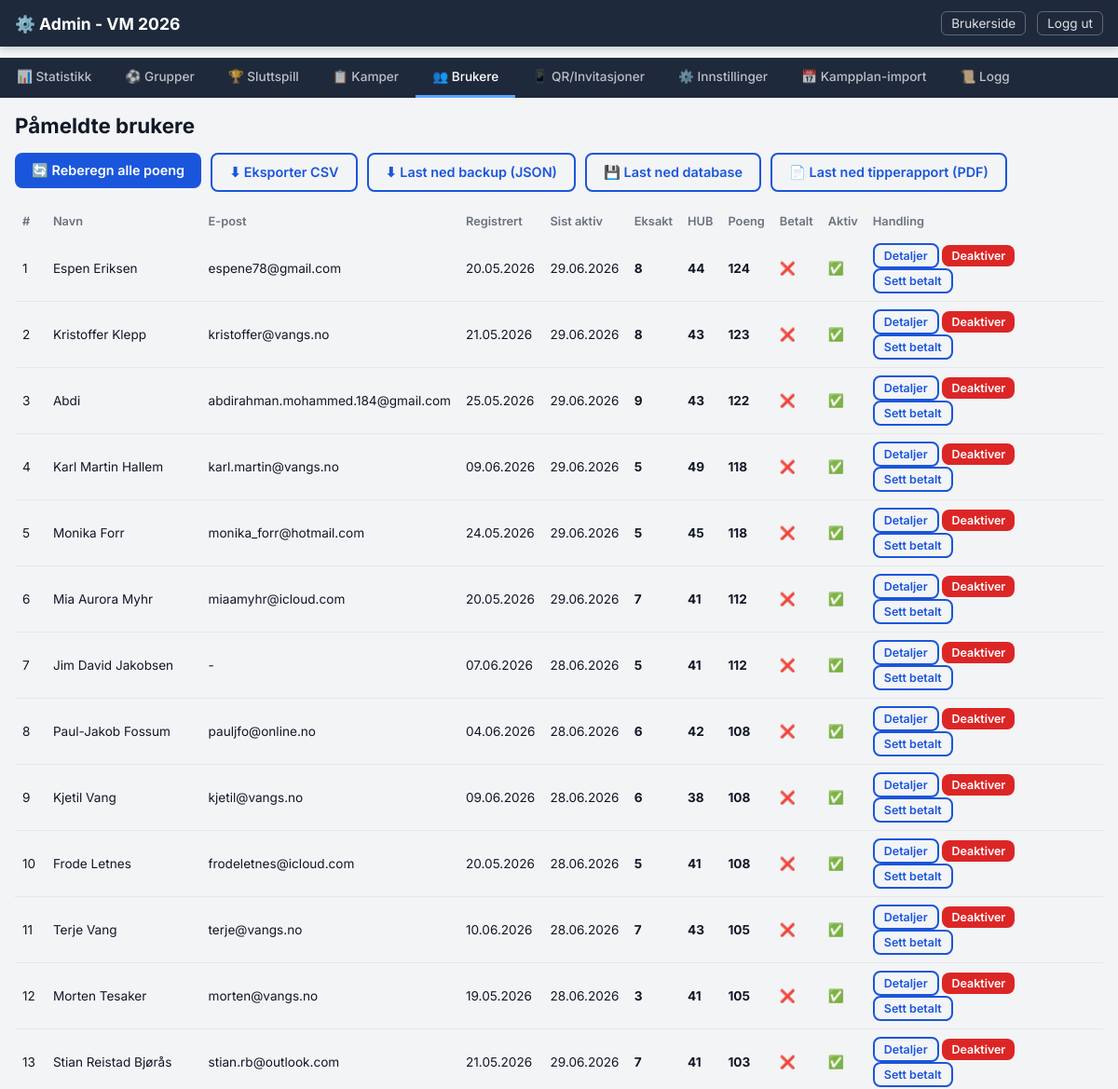
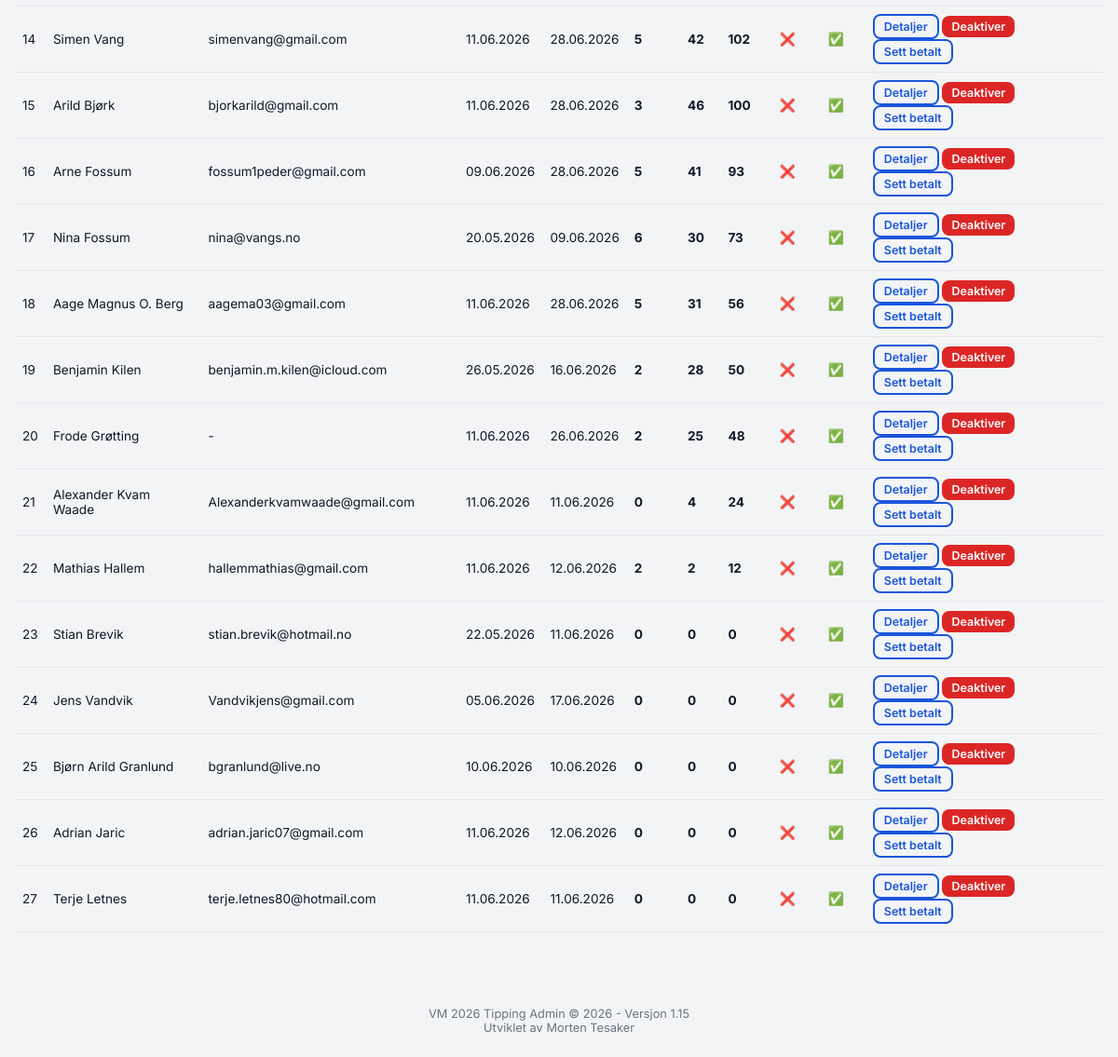
/admin/tab/users (signed in), run on the app's committed database (2 pictures, top to bottom).
### models.py (models this page shows)
class User(db.Model):
    __tablename__ = "users"
    id = db.Column(db.Integer, primary_key=True)
    name = db.Column(db.String(100), nullable=False)
    email = db.Column(db.String(200), nullable=True)
    token = db.Column(db.String(64), unique=True, nullable=False)
    created_at = db.Column(db.DateTime, default=now_utc)
    last_seen_at = db.Column(db.DateTime, nullable=True)
    is_active = db.Column(db.Boolean, default=True)
    has_paid = db.Column(db.Boolean, default=False)
    anonymous_label = db.Column(db.String(50), nullable=True)  # "Spiller 1" etc.
    predictions = db.relationship("UserPrediction", back_populates="user", lazy="dynamic")
    group_predictions = db.relationship("GroupPrediction", back_populates="user", lazy="dynamic")
    score_caches = db.relationship("ScoreCache", back_populates="user", lazy="dynamic")

class ScoreCache(db.Model):
    __tablename__ = "score_cache"
    id = db.Column(db.Integer, primary_key=True)
    user_id = db.Column(db.Integer, db.ForeignKey("users.id"), nullable=False)
    category = db.Column(db.String(50), nullable=False)
    points = db.Column(db.Integer, default=0)
    recalculated_at = db.Column(db.DateTime, default=now_utc)
    user = db.relationship("User", back_populates="score_caches")
    __table_args__ = (db.UniqueConstraint("user_id", "category", name="uix_score_user_cat"),)

### routes_admin.py (the view, shortened to what this page needs)
@admin_bp.route("/tab/<tab>")
def tab(tab):
    if not admin_required():
        return redirect(url_for("admin.login"))
    groups = Group.query.order_by(Group.name).all()
    teams = Team.query.order_by(Team.name).all()
    group_matches = Match.query.filter_by(phase="group").order_by(Match.match_number).all()
    knockout_matches = Match.query.filter_by(phase="knockout").order_by(Match.match_number).all()
    all_matches = Match.query.order_by(Match.match_number).all()
    users = User.query.order_by(User.created_at.desc()).all()
    invite_tokens = InviteToken.query.order_by(InviteToken.created_at.desc()).all()
    standings_by_group = {}
    for group in groups:
        st = GroupStanding.query.filter_by(group_id=group.id).all()
        if st:
            standings_by_group[group.id] = sorted(st, key=lambda s: s.rank or 99)
    comp_settings = {s.key: s.value for s in CompetitionSetting.query.all()}
    score_settings = {s.key: s.value for s in ScoreSetting.query.all()}
    prize_summary = get_prize_pool_summary()
    scoreboard = get_scoreboard()
    statistics = get_statistics()
    audit_logs = AdminAuditLog.query.order_by(AdminAuditLog.id.desc()).limit(200).all()
    return render_template("admin.html",
        active_tab=tab,
        groups=groups,
        teams=teams,
        group_matches=group_matches,
        knockout_matches=knockout_matches,
        all_matches=all_matches,
        users=users,
        invite_tokens=invite_tokens,
        standings_by_group=standings_by_group,
        comp_settings=comp_settings,
        prize_summary=prize_summary,
        score_settings=score_settings,
        default_scores=DEFAULT_SCORES,
        scoreboard=scoreboard,
        statistics=statistics,
        audit_logs=audit_logs,
    )

### models.py (called while the page is built)
    @property
    def rank(self):
        return self.manual_rank_override if self.manual_rank_override is not None else self.calculated_rank

    @classmethod
    def get(cls, key, default=None):
        row = cls.query.filter_by(key=key).first()
        if row:
            try:
                return int(row.value)
            except (ValueError, TypeError):
                return row.value
        return default

    @classmethod
    def get(cls, key, default=None):
        row = cls.query.filter_by(key=key).first()
        return row.value if row else default

### routes_admin.py (called while the page is built)
def admin_required():
    return session.get("admin_logged_in") is True

### scoring.py (called while the page is built)
def get_score_settings():
    settings = {}
    for k, v in DEFAULT_SCORES.items():
        settings[k] = ScoreSetting.get(k, v)
    return settings

def get_prize_pool_summary():
    raw_entry_fee = CompetitionSetting.get("entry_fee", "250")
    try:
        entry_fee = int(float(raw_entry_fee))
    except (ValueError, TypeError):
        entry_fee = 250
    entry_fee = max(0, entry_fee)
    participants = User.query.filter_by(is_active=True).count()
    gross_amount = participants * entry_fee
    admin_fee_percent = 9
    net_amount = gross_amount * (100 - admin_fee_percent) / 100.0
    if net_amount <= 0:
        prize_pool = 0
    else:
        prize_pool = int(math.ceil(net_amount / 25.0) * 25)
    return {
        "entry_fee": entry_fee,
        "participants": participants,
        "gross_amount": gross_amount,
        "admin_fee_percent": admin_fee_percent,
        "net_amount": int(round(net_amount)),
        "prize_pool": prize_pool,
    }

def calc_hub(home, away):
    if home > away:
        return "H"
    elif home == away:
        return "U"
    else:
        return "B"

def get_user_total_points(user_id):
    result = db.session.query(func.sum(ScoreCache.points)).filter_by(user_id=user_id).scalar()
    return result or 0

def get_user_score_breakdown(user_id):
    caches = ScoreCache.query.filter_by(user_id=user_id).all()
    breakdown = {k: 0 for k in SCORE_KEYS}
    for c in caches:
        if c.category in breakdown:
            breakdown[c.category] = c.points
    return breakdown

### templates/admin.html (shortened to what this page needs)
<!DOCTYPE html>
<html lang="no">
<head>
  <link rel="stylesheet" href="{{ url_for('static', filename='style.css') }}">
</head>
<body>
  <nav class="navbar admin-navbar">
    <div class="navbar-inner">
      <a href="{{ url_for('admin.tab', tab='groups') }}" class="navbar-brand">⚙️ Admin - VM 2026</a>
      <div class="navbar-links">
        <a href="{{ url_for('user.index') }}" class="nav-link-small">Brukerside</a>
        <a href="{{ url_for('admin.logout') }}" class="nav-link-small">Logg ut</a>
      </div>
    </div>
  </nav>
  <div class="admin-tab-bar">
    {% set tabs = [
      ('statistics', '📊 Statistikk'),
      ('groups', '⚽ Grupper'),
      ('knockout', '🏆 Sluttspill'),
      ('matches', '📋 Kamper'),
      ('users', '👥 Brukere'),
      ('qr', '📱 QR/Invitasjoner'),
      ('settings', '⚙️ Innstillinger'),
      ('schedule', '📅 Kampplan-import'),
      ('log', '📜 Logg'),
    ] %}
    {% for tab_id, tab_label in tabs %}
    <a href="{{ url_for('admin.tab', tab=tab_id) }}"
       class="admin-tab-link {% if active_tab == tab_id %}active{% endif %}">
      {{ tab_label }}
    </a>
    {% endfor %}
  </div>
  <main class="admin-main">
  {% if active_tab == 'users' %}
  <div class="admin-section">
    <h2>Påmeldte brukere</h2>
    <div class="admin-actions">
      <form method="POST" action="{{ url_for('admin.recalculate') }}" style="display:inline">
        <button type="submit" class="btn btn-primary">🔄 Reberegn alle poeng</button>
      </form>
      <a href="{{ url_for('admin.export_users') }}" class="btn btn-outline">⬇ Eksporter CSV</a>
      <a href="{{ url_for('admin.export_backup_json') }}" class="btn btn-outline">⬇ Last ned backup (JSON)</a>
      <a href="{{ url_for('admin.export_database') }}" class="btn btn-outline">💾 Last ned database</a>
      <a href="{{ url_for('admin.all_users_report_pdf') }}" class="btn btn-outline">📄 Last ned tipperapport (PDF)</a>
    </div>
    {% if scoreboard %}
    <table class="admin-table">
      <thead>
        <tr><th>#</th><th>Navn</th><th>E-post</th><th>Registrert</th><th>Sist aktiv</th><th>Eksakt</th><th>HUB</th><th>Poeng</th><th>Betalt</th><th>Aktiv</th><th>Handling</th></tr>
      </thead>
      <tbody>
        {% for entry in scoreboard %}
        <tr>
          <td>{{ entry.rank }}</td>
          <td>{{ entry.user.name }}</td>
          <td>{{ entry.user.email or '-' }}</td>
          <td>{{ entry.user.created_at.strftime('%d.%m.%Y') if entry.user.created_at else '-' }}</td>
          <td>{{ entry.user.last_seen_at.strftime('%d.%m.%Y') if entry.user.last_seen_at else '-' }}</td>
          <td><strong>{{ entry.exact_hits }}</strong></td>
          <td><strong>{{ entry.hub_hits }}</strong></td>
          <td><strong>{{ entry.points }}</strong></td>
          <td>{{ '✅' if entry.user.has_paid else '❌' }}</td>
          <td>{{ '✅' if entry.user.is_active else '❌' }}</td>
          <td>
            <a href="{{ url_for('admin.user_detail', user_id=entry.user.id, tab='points') }}" class="btn btn-xs btn-outline">Detaljer</a>
            {% if entry.user.is_active %}
            <form method="POST" action="{{ url_for('admin.deactivate_user', user_id=entry.user.id) }}" style="display:inline">
              <button type="submit" class="btn btn-xs btn-danger" onclick="return confirm('Deaktivere bruker?')">Deaktiver</button>
            </form>
            {% endif %}
            <form method="POST" action="{{ url_for('admin.toggle_paid', user_id=entry.user.id) }}" style="display:inline">
              <button type="submit" class="btn btn-xs btn-outline">{{ 'Fjern betalt' if entry.user.has_paid else 'Sett betalt' }}</button>
            </form>
          </td>
        </tr>
        {% endfor %}
      </tbody>
    </table>
    {% else %}
    <p>Ingen brukere registrert ennå.</p>
    {% endif %}
  </div>
  {% endif %}
  </main>
  <footer class="footer">
    <p>VM 2026 Tipping Admin &copy; 2026 - Versjon {{ app_version }}</p>
    <p>Utviklet av Morten Tesaker</p>
  </footer>
</body>
</html>

### static/style.css (style rules this page uses)
:root { --primary: #1a56db; --primary-dark: #1239a6; --secondary: #6b7280; --success: #059669; --danger: #dc2626; --warning: #d97706; --bg: #f3f4f6; --card-bg: #ffffff; --text: #111827; --text-light: #6b7280; --border: #e5e7eb; --radius: 12px; --radius-sm: 8px; --shadow: 0 2px 8px rgba(0,0,0,0.08); --shadow-lg: 0 4px 24px rgba(0,0,0,0.12); --font: 'Inter', -apple-system, BlinkMacSystemFont, sans-serif; }
* { box-sizing: border-box; margin: 0; padding: 0; }
body { font-family: var(--font); background: var(--bg); color: var(--text); min-height: 100vh; }
.navbar { background: var(--primary); color: white; position: sticky; top: 0; z-index: 100; box-shadow: 0 2px 8px rgba(0,0,0,0.2); }
.admin-navbar { background: #1e293b; }
.navbar-inner { max-width: 1200px; margin: 0 auto; display: flex; justify-content: space-between; align-items: center; padding: 12px 16px; }
.navbar-brand { color: white; text-decoration: none; font-size: 1.1rem; font-weight: 700; }
.navbar-links { display: flex; gap: 12px; }
.nav-link-small { color: rgba(255,255,255,0.85); text-decoration: none; font-size: 0.85rem; padding: 4px 10px; border: 1px solid rgba(255,255,255,0.3); border-radius: 6px; transition: background 0.2s; }
.admin-tab-bar { display: flex; background: #1e293b; overflow-x: auto; scrollbar-width: none; position: sticky; top: 52px; z-index: 90; }
.admin-tab-link { padding: 12px 18px; color: rgba(255,255,255,0.7); text-decoration: none; font-size: 0.85rem; font-weight: 500; white-space: nowrap; border-bottom: 3px solid transparent; transition: all 0.2s; }
.admin-tab-link.active { color: white; border-bottom-color: #60a5fa; }
main { max-width: 1200px; margin: 0 auto; padding: 16px; }
.admin-main { max-width: 1200px; margin: 0 auto; padding: 16px; }
.btn { padding: 10px 18px; border: none; border-radius: var(--radius-sm); font-size: 0.9rem; font-weight: 600; cursor: pointer; text-decoration: none; display: inline-block; transition: all 0.2s; font-family: var(--font); }
.btn-primary { background: var(--primary); color: white; }
.btn-outline { background: transparent; color: var(--primary); border: 2px solid var(--primary); }
.btn-danger { background: var(--danger); color: white; }
.btn-xs { padding: 4px 10px; font-size: 0.78rem; }
.admin-section h2 { font-size: 1.4rem; font-weight: 700; margin-bottom: 16px; }
.admin-actions { display: flex; gap: 10px; margin-bottom: 16px; flex-wrap: wrap; }
.admin-table { width: 100%; border-collapse: collapse; font-size: 0.85rem; }
.admin-table th { background: var(--bg); padding: 8px; text-align: left; font-weight: 600; font-size: 0.8rem; color: var(--text-light); }
.admin-table td { padding: 8px; border-bottom: 1px solid var(--border); }
.footer { text-align: center; padding: 24px; color: var(--text-light); font-size: 0.8rem; margin-top: 40px; }

### data on the page
User: user.name "Espen Eriksen", user "espene78@gmail.com", user.created_at "20.05.2026", user.last_seen_at "29.06.2026", has_paid "❌", is_active "✅", has_paid "Sett betalt"
User: user.name "Kristoffer Klepp", user "kristoffer@vangs.no", user.created_at "21.05.2026", user.last_seen_at "29.06.2026", has_paid "❌", is_active "✅", has_paid "Sett betalt"
User: user.name "Abdi", user "abdirahman.mohammed.184@gmail.com", user.created_at "25.05.2026", user.last_seen_at "29.06.2026", has_paid "❌", is_active "✅", has_paid "Sett betalt"
User: user.name "Karl Martin Hallem", user "karl.martin@vangs.no", user.created_at "09.06.2026", user.last_seen_at "29.06.2026", has_paid "❌", is_active "✅", has_paid "Sett betalt"
User: user.name "Monika Forr", user "monika_forr@hotmail.com", user.created_at "24.05.2026", user.last_seen_at "29.06.2026", has_paid "❌", is_active "✅", has_paid "Sett betalt"
User: user.name "Mia Aurora Myhr", user "miaamyhr@icloud.com", user.created_at "20.05.2026", user.last_seen_at "29.06.2026", has_paid "❌", is_active "✅", has_paid "Sett betalt"
User: user.name "Jim David Jakobsen", user "-", user.created_at "07.06.2026", user.last_seen_at "28.06.2026", has_paid "❌", is_active "✅", has_paid "Sett betalt"
User: user.name "Paul-Jakob Fossum", user "pauljfo@online.no", user.created_at "04.06.2026", user.last_seen_at "28.06.2026", has_paid "❌", is_active "✅", has_paid "Sett betalt"
User: user.name "Kjetil Vang", user "kjetil@vangs.no", user.created_at "09.06.2026", user.last_seen_at "28.06.2026", has_paid "❌", is_active "✅", has_paid "Sett betalt"
User: user.name "Frode Letnes", user "frodeletnes@icloud.com", user.created_at "20.05.2026", user.last_seen_at "28.06.2026", has_paid "❌", is_active "✅", has_paid "Sett betalt"
User: user.name "Terje Vang", user "terje@vangs.no", user.created_at "10.06.2026", user.last_seen_at "28.06.2026", has_paid "❌", is_active "✅", has_paid "Sett betalt"
User: user.name "Morten Tesaker", user "morten@vangs.no", user.created_at "19.05.2026", user.last_seen_at "28.06.2026", has_paid "❌", is_active "✅", has_paid "Sett betalt"
User: user.name "Stian Reistad Bjørås", user "stian.rb@outlook.com", user.created_at "21.05.2026", user.last_seen_at "29.06.2026", has_paid "❌", is_active "✅", has_paid "Sett betalt"
User: user.name "Simen Vang", user "simenvang@gmail.com", user.created_at "11.06.2026", user.last_seen_at "28.06.2026", has_paid "❌", is_active "✅", has_paid "Sett betalt"
User: user.name "Arild Bjørk", user "bjorkarild@gmail.com", user.created_at "11.06.2026", user.last_seen_at "28.06.2026", has_paid "❌", is_active "✅", has_paid "Sett betalt"
User: user.name "Arne Fossum", user "fossum1peder@gmail.com", user.created_at "09.06.2026", user.last_seen_at "28.06.2026", has_paid "❌", is_active "✅", has_paid "Sett betalt"
User: user.name "Nina Fossum", user "nina@vangs.no", user.created_at "20.05.2026", user.last_seen_at "09.06.2026", has_paid "❌", is_active "✅", has_paid "Sett betalt"
User: user.name "Aage Magnus O. Berg", user "aagema03@gmail.com", user.created_at "11.06.2026", user.last_seen_at "28.06.2026", has_paid "❌", is_active "✅", has_paid "Sett betalt"
User: user.name "Benjamin Kilen", user "benjamin.m.kilen@icloud.com", user.created_at "26.05.2026", user.last_seen_at "16.06.2026", has_paid "❌", is_active "✅", has_paid "Sett betalt"
User: user.name "Frode Grøtting", user "-", user.created_at "11.06.2026", user.last_seen_at "26.06.2026", has_paid "❌", is_active "✅", has_paid "Sett betalt"
User: user.name "Alexander Kvam Waade", user "Alexanderkvamwaade@gmail.com", user.created_at "11.06.2026", user.last_seen_at "11.06.2026", has_paid "❌", is_active "✅", has_paid "Sett betalt"
ScoreCache: rank "22", user.name "Mathias Hallem", user "hallemmathias@gmail.com", user.created_at "11.06.2026", user.last_seen_at "12.06.2026", exact_hits "2", hub_hits "2", points "12"
User: has_paid "❌", is_active "✅", has_paid "Sett betalt"
User: user.name "Stian Brevik", user "stian.brevik@hotmail.no", user.created_at "22.05.2026", user.last_seen_at "11.06.2026", has_paid "❌", is_active "✅", has_paid "Sett betalt"
User: user.name "Jens Vandvik", user "Vandvikjens@gmail.com", user.created_at "05.06.2026", user.last_seen_at "17.06.2026", has_paid "❌", is_active "✅", has_paid "Sett betalt"
User: user.name "Bjørn Arild Granlund", user "bgranlund@live.no", user.created_at "10.06.2026", user.last_seen_at "10.06.2026", has_paid "❌", is_active "✅", has_paid "Sett betalt"
User: user.name "Adrian Jaric", user "adrian.jaric07@gmail.com", user.created_at "11.06.2026", user.last_seen_at "12.06.2026", has_paid "❌", is_active "✅", has_paid "Sett betalt"
User: user.name "Terje Letnes", user "terje.letnes80@hotmail.com", user.created_at "11.06.2026", user.last_seen_at "11.06.2026", has_paid "❌", is_active "✅", has_paid "Sett betalt"

### other printed values
{{ tab_label }} "📊 Statistikk" "⚽ Grupper" "🏆 Sluttspill" "📋 Kamper" "👥 Brukere" "📱 QR/Invitasjoner" "⚙️ Innstillinger" "📅 Kampplan-import" "📜 Logg"
{{ entry.rank }} "1" "2" "3" "4" "5" "6" "7" "8" "9" "10" "11" "12" "13" "14" "15" "16" "17" "18" "19" "20" "21" "23" "24" "25" "26" "27"
{{ entry.exact_hits }} "8" "8" "9" "5" "5" "7" "5" "6" "6" "5" "7" "3" "7" "5" "3" "5" "6" "5" "2" "2" "0" "0" "0" "0" "0" "0"
{{ entry.hub_hits }} "44" "43" "43" "49" "45" "41" "41" "42" "38" "41" "43" "41" "41" "42" "46" "41" "30" "31" "28" "25" "4" "0" "0" "0" "0" "0"
{{ entry.points }} "124" "123" "122" "118" "118" "112" "112" "108" "108" "108" "105" "105" "103" "102" "100" "93" "73" "56" "50" "48" "24" "0" "0" "0" "0" "0"
{{ app_version }} "1.15"
